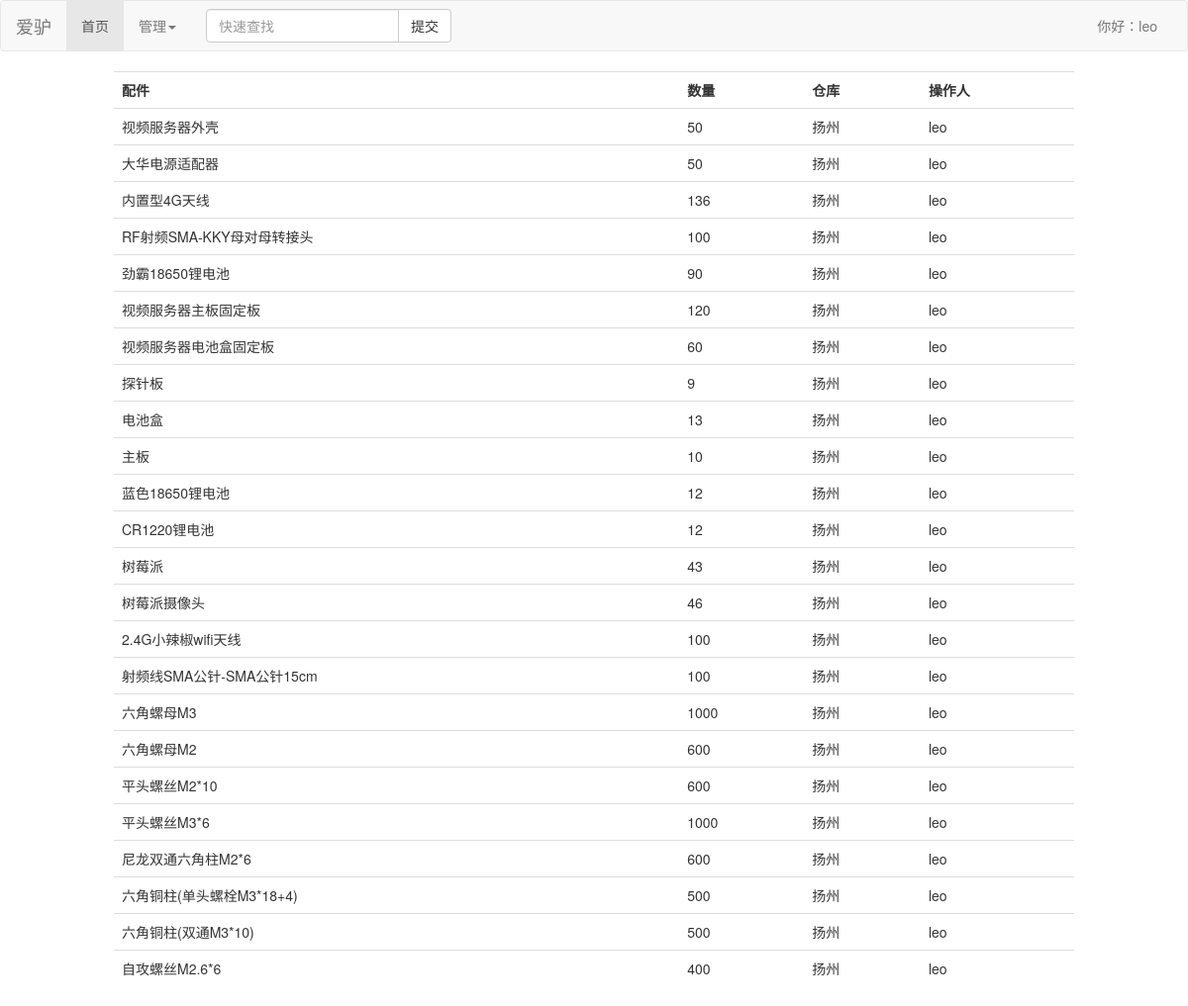
The app's page / (signed in) with its own data.
### store/models.py (models this page shows, shortened)
class Item(models.Model):
    CHOICES = (('YZ', '扬州'), ('BJ', '北京'), ('CQ', '重庆'))
    name = models.CharField(max_length=30, verbose_name='配件名')
    qty = models.IntegerField(verbose_name='数量')
    city = models.CharField(max_length=8, choices=CHOICES, verbose_name='城市')
    who_does = models.ForeignKey(User, on_delete=models.DO_NOTHING, verbose_name='操作人')
    note = models.CharField(max_length=128, verbose_name='备注')
    modify_date = models.DateTimeField(auto_now=True, verbose_name='修改日期')
    class Meta:
        verbose_name = "配件"
        verbose_name_plural = verbose_name

### store/views.py (the view)
# urls.py: path('', views.show, name='show'),
def show(request):
    items = Item.objects.all()
    context = {
        'items': items,
    }
    return render(request, 'store/list.html', context)

### store/templates/store/list.html
{% extends 'base.html' %}
{% block content %}
<table class="table">
    <tr>
        <th>配件</th>
        <th>数量</th>
        <th>仓库</th>
        <th>操作人</th>
    </tr>
    {% for item in items %}
        <tr>
            <td>{{ item.name }}</td>
            <td>{{ item.qty }}</td>
            <td>{{ item.get_city_display }}</td>
            <td>{{ item.who_does }}</td>
        </tr>
    {% empty %}
        <h4>未查询到相关记录</h4>
    {% endfor%}
</table>
{% endblock %}

### templates/base.html (shortened to what this page needs)
<!DOCTYPE html>
<html>
<head>
    <link href="https://cdn.jsdelivr.net/npm/bootstrap@3.3.7/dist/css/bootstrap.min.css" rel="stylesheet">
</head>
<body>
<div class="navbar navbar-default">
    <div class="container-fluid">
        <div class="navbar-header">
            <a class="navbar-brand" href="{% url 'show' %}">爱驴</a>
        </div>
        <div class="collapse navbar-collapse" id="manage">
            <ul class="nav navbar-nav">
                <li class="{% block first_active %}active{% endblock %}">
                    <a href="{% url 'show' %}">首页</a></li>
                <li class="dropdown {% block dropdown_active %}{% endblock %}">
                  <a href="#" class="dropdown-toggle" data-toggle="dropdown" role="button" aria-haspopup="true" aria-expanded="false">管理<span class="caret"></span></a>
                </li>
            </ul>
            <form class="navbar-form navbar-left" method="post" action="/search/">
                <div class="input-group">
                    <input type="text" class="form-control" placeholder="快速查找" name="search_input">
                    <span class="input-group-btn">
                    <button type="submit" class="btn btn-default">提交</button>
                    </span>
                </div>
            </form>
            <ul class="nav navbar-nav navbar-right">
                {% if request.user.is_authenticated %}
                <li><a href="/admin/">你好：{{ request.user.username }}</a></li>
                {% else %}
                <li><a href="{% url 'do_login' %}?from={{ request.get_full_path }}">登录</a></li>
                {% endif %}
            </ul>
        </div>
    </div>
</div>
<div class="container-fluid">
    <div class="row">
        <div class="col-sm-10 col-md-offset-1">
            {% block content %}
            {% endblock %}
        </div>
    </div>
</div>
</body>
</html>

### templates/base.html (style rules this page uses)
ul { margin: 0; padding: 0; list-style-type: none; color: #ff0000; }

### records on screen
Item: name "视频服务器外壳", qty "50", city "扬州", who_does "leo"
Item: name "大华电源适配器", qty "50", city "扬州", who_does "leo"
Item: name "内置型4G天线", qty "136", city "扬州", who_does "leo"
Item: name "RF射频SMA-KKY母对母转接头", qty "100", city "扬州", who_does "leo"
Item: name "劲霸18650锂电池", qty "90", city "扬州", who_does "leo"
Item: name "视频服务器主板固定板", qty "120", city "扬州", who_does "leo"
Item: name "视频服务器电池盒固定板", qty "60", city "扬州", who_does "leo"
Item: name "探针板", qty "9", city "扬州", who_does "leo"
Item: name "电池盒", qty "13", city "扬州", who_does "leo"
Item: name "主板", qty "10", city "扬州", who_does "leo"
Item: name "蓝色18650锂电池", qty "12", city "扬州", who_does "leo"
Item: name "CR1220锂电池", qty "12", city "扬州", who_does "leo"
Item: name "树莓派", qty "43", city "扬州", who_does "leo"
Item: name "树莓派摄像头", qty "46", city "扬州", who_does "leo"
Item: name "2.4G小辣椒wifi天线", qty "100", city "扬州", who_does "leo"
Item: name "射频线SMA公针-SMA公针15cm", qty "100", city "扬州", who_does "leo"
Item: name "六角螺母M3", qty "1000", city "扬州", who_does "leo"
Item: name "六角螺母M2", qty "600", city "扬州", who_does "leo"
Item: name "平头螺丝M2*10", qty "600", city "扬州", who_does "leo"
Item: name "平头螺丝M3*6", qty "1000", city "扬州", who_does "leo"
Item: name "尼龙双通六角柱M2*6", qty "600", city "扬州", who_does "leo"
Item: name "六角铜柱(单头螺栓M3*18+4)", qty "500", city "扬州", who_does "leo"
Item: name "六角铜柱(双通M3*10)", qty "500", city "扬州", who_does "leo"
Item: name "自攻螺丝M2.6*6", qty "400", city "扬州", who_does "leo"

### other values on screen
{{ request.user.username }} "leo"
